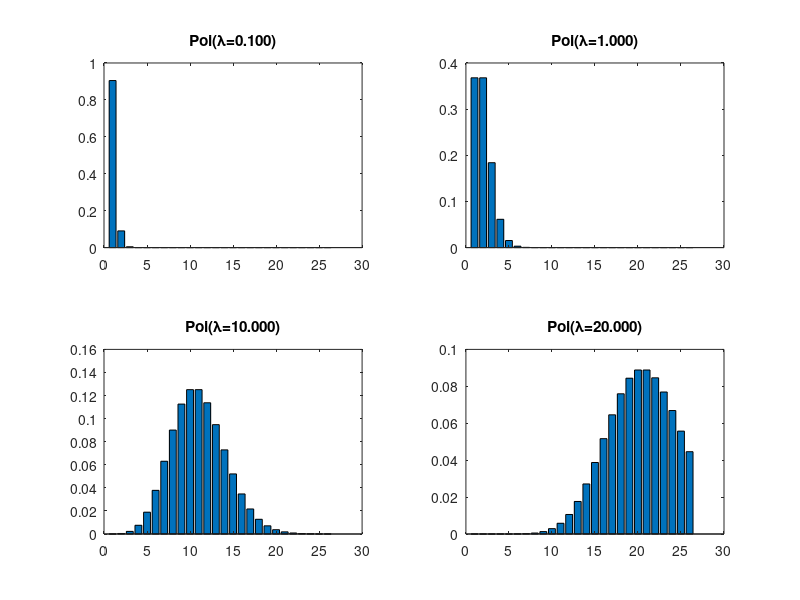

Here is the MATLAB script that generated this plot:
%% Poisson Plot Demo

lambdas = [0.1 1 10 20];
figure;
for i=1:4
  subplot(2,2,i)
  xs = 0:25;
  mu = poisspdf(xs, lambdas(i)); % stats toolbox
  h = bar(mu);
  title(sprintf('Poi(%s=%5.3f)', '\lambda', lambdas(i)))
end
